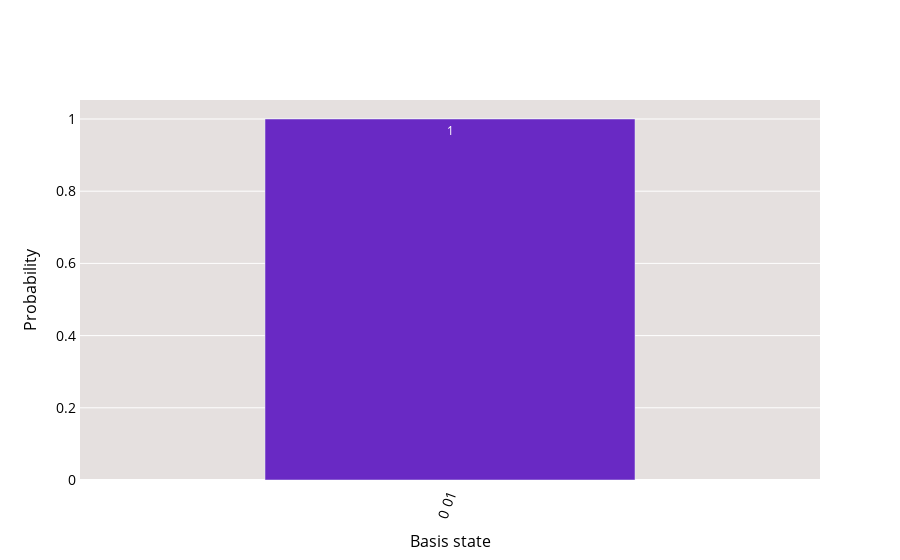

Notebook code for this chart:
### Code cell
job = execute(test_adder_circuit, backend=Aer.get_backend('statevector_simulator'))
probability_distribution(job.result().get_counts())

### Figure 1 — Plotly figure (JSON) as saved in the notebook; plotly's stock layout.template omitted (floating-point values rounded to 4 significant figures)
{"data": [{"hoverinfo": "text", "hovertext": ["<b>0 01</b><br>P = 1.0"], "marker": {"color": "#6929c4"}, "name": "", "text": [1], "textposition": "auto", "type": "bar", "width": 0.5, "x": [0], "y": [1]}], "layout": {"font": {"color": "#000000"}, "paper_bgcolor": "#ffffff", "plot_bgcolor": "#e5e0df", "showlegend": false, "title": {"font": {"size": 18}, "x": 0.5}, "xaxis": {"linewidth": 1, "showline": true, "tickangle": -70, "tickfont": {"size": 14}, "ticktext": ["0 01"], "tickvals": [0], "title": {"font": {"size": 16}, "text": "Basis state"}}, "yaxis": {"linewidth": 1, "showline": true, "tickfont": {"size": 14}, "title": {"font": {"size": 16}, "text": "Probability"}}}}
